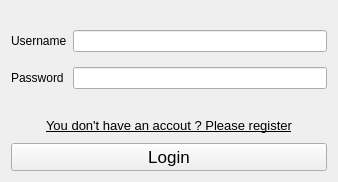
<?xml version="1.0" encoding="UTF-8"?>
<ui version="4.0">
 <class>Login</class>
 <widget class="QDialog" name="Login">
  <property name="geometry">
   <rect>
    <x>0</x>
    <y>0</y>
    <width>338</width>
    <height>182</height>
   </rect>
  </property>
  <property name="sizePolicy">
   <sizepolicy hsizetype="Fixed" vsizetype="Fixed">
    <horstretch>0</horstretch>
    <verstretch>0</verstretch>
   </sizepolicy>
  </property>
  <property name="windowTitle">
   <string>Login</string>
  </property>
  <property name="locale">
   <locale language="English" country="UnitedStates"/>
  </property>
  <property name="modal">
   <bool>true</bool>
  </property>
  <layout class="QVBoxLayout" name="verticalLayout">
   <item>
    <layout class="QFormLayout" name="form">
     <property name="formAlignment">
      <set>Qt::AlignCenter</set>
     </property>
     <property name="verticalSpacing">
      <number>15</number>
     </property>
     <item row="0" column="0">
      <widget class="QLabel" name="label">
       <property name="text">
        <string>Username</string>
       </property>
       <property name="textFormat">
        <enum>Qt::PlainText</enum>
       </property>
      </widget>
     </item>
     <item row="0" column="1">
      <widget class="QLineEdit" name="inputUsername"/>
     </item>
     <item row="1" column="0">
      <widget class="QLabel" name="label_2">
       <property name="text">
        <string>Password</string>
       </property>
       <property name="textFormat">
        <enum>Qt::PlainText</enum>
       </property>
      </widget>
     </item>
     <item row="1" column="1">
      <widget class="QLineEdit" name="inputPassword">
       <property name="maxLength">
        <number>100</number>
       </property>
       <property name="echoMode">
        <enum>QLineEdit::Password</enum>
       </property>
      </widget>
     </item>
    </layout>
   </item>
   <item>
    <widget class="QPushButton" name="hasNoAccount">
     <property name="font">
      <font>
       <pointsize>10</pointsize>
       <underline>true</underline>
      </font>
     </property>
     <property name="text">
      <string>You don't have an accout ? Please register</string>
     </property>
     <property name="flat">
      <bool>true</bool>
     </property>
    </widget>
   </item>
   <item>
    <widget class="QPushButton" name="loginButton">
     <property name="font">
      <font>
       <pointsize>13</pointsize>
      </font>
     </property>
     <property name="locale">
      <locale language="English" country="UnitedStates"/>
     </property>
     <property name="text">
      <string>Login</string>
     </property>
     <property name="checkable">
      <bool>false</bool>
     </property>
     <property name="checked">
      <bool>false</bool>
     </property>
     <property name="flat">
      <bool>false</bool>
     </property>
    </widget>
   </item>
  </layout>
 </widget>
 <resources/>
 <connections/>
</ui>
